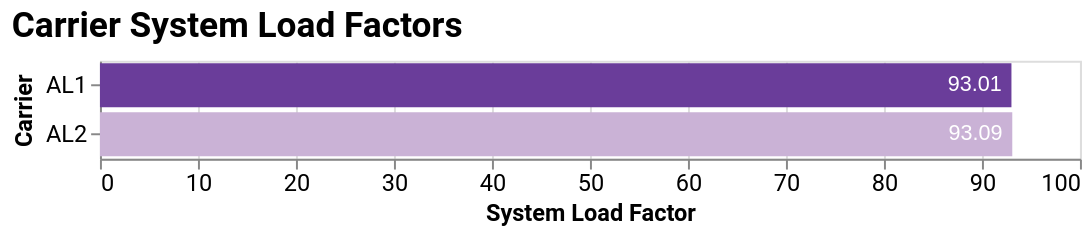

The cell this chart's notebook holds for it:
### Code cell
summary.fig_carrier_load_factors()

### Figure 1 — Vega-Lite specification as saved in the notebook (floating-point values rounded to 4 significant figures)
{"config": {"view": {"continuousHeight": 300, "continuousWidth": 400}, "range": {"category": ["#6a3d9a", "#cab2d6", "#33a02c", "#b2df8a", "#ff7f00", "#fdbf6f", "#1f78b4", "#a6cee3", "#e31a1c", "#fb9a99", "#b15928", "#e3d086"], "heatmap": "plasma"}, "title": {"font": "Roboto, Arial, sans-serif", "fontSize": 18, "anchor": "start", "offset": 8}, "axis": {"labelFont": "Roboto, Arial, sans-serif", "titleFont": "Roboto, Arial, sans-serif", "labelFontSize": 12, "titleFontSize": 12}, "header": {"labelFont": "Roboto, Arial, sans-serif", "titleFont": "Roboto, Arial, sans-serif"}, "legend": {"labelFont": "Roboto, Arial, sans-serif", "titleFont": "Roboto, Arial, sans-serif", "labelFontSize": 15, "titleFontSize": 12}, "bar": {"color": "#6a3d9a"}, "mark": {"color": "#6a3d9a"}, "line": {"color": "#6a3d9a"}}, "layer": [{"mark": {"type": "bar"}, "encoding": {"color": {"field": "carrier", "legend": null, "title": "Carrier", "type": "nominal"}, "tooltip": [{"field": "carrier", "title": "Carrier", "type": "nominal"}, {"field": "sys_lf", "format": ".2f", "title": "System Load Factor", "type": "quantitative"}], "x": {"field": "sys_lf", "stack": "zero", "title": "System Load Factor", "type": "quantitative"}, "y": {"field": "carrier", "title": "Carrier", "type": "nominal"}}}, {"mark": {"type": "text", "align": "right", "baseline": "middle", "color": "white", "dx": -5, "dy": 0}, "encoding": {"text": {"field": "sys_lf", "format": ".2f", "type": "quantitative"}, "x": {"field": "sys_lf", "stack": "zero", "title": "System Load Factor", "type": "quantitative"}, "y": {"field": "carrier", "title": "Carrier", "type": "nominal"}}}], "data": {"name": "data-aa910042e17f746e9898fb94bb971421"}, "height": 50, "title": "Carrier System Load Factors", "width": 500, "$schema": "https://vega.github.io/schema/vega-lite/v5.20.1.json", "datasets": {"data-aa910042e17f746e9898fb94bb971421": [{"carrier": "AL1", "sys_lf": 93.01}, {"carrier": "AL2", "sys_lf": 93.09}]}}
